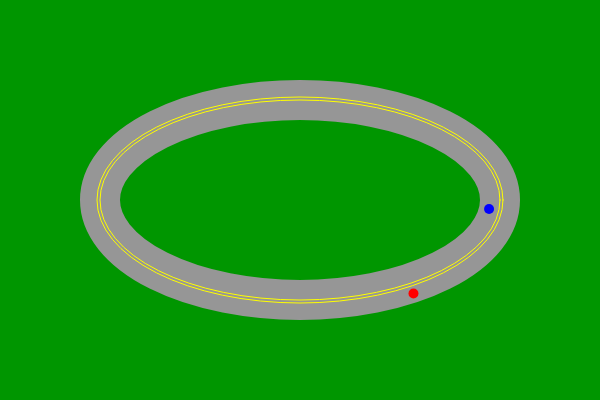
Frame 1 (no input)
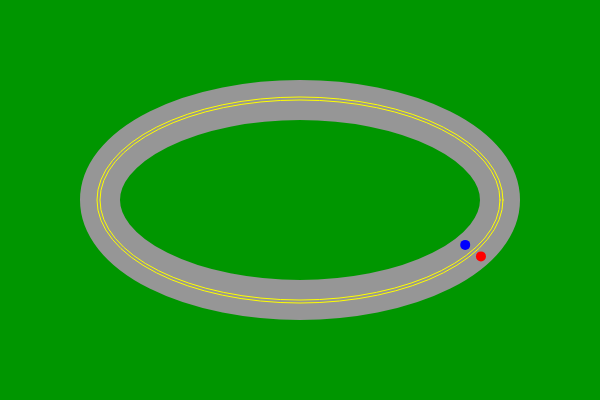
Frame 60 (no input)
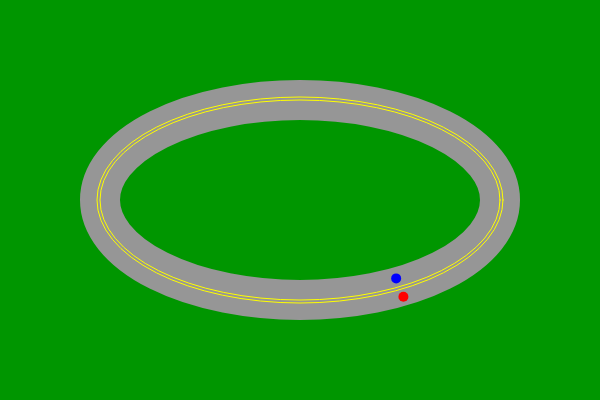
Frame 120 (the mouse pressed at the canvas centre since frame 60)

The p5.js sketch that drew these frames (run headless with seeded random() and noise() and a simulated clock; from frame 60 on, the mouse is pressed at the canvas centre):

// p5.js sketch
// ── sketch.js
let angle = 0.1;  
let angle2 = 1;
let x1 = 0;
//calculate the distance
//  let d = dist(x1, y1, x2, y2);
destX =0;
destY =0;
let x=0;
let y=0;

function setup() {
  // put setup code here
    createCanvas(600,400);
    
}

function draw() {
    background(0,150,0);
    
  let centreX = width / 2;
  let centreY = height / 2;
  let centreWidth = width / 2;
  let centreHeight = height / 2;
  let radius = 100;
  let x = radius * cos(angle);
  let y = radius * sin(angle);    
    
  let x2 = radius * cos(angle2);
  let y2 = radius * sin(angle2);     
  //let d = dist(x1, y1, x2, y2);
    
    
  ellipseMode(RADIUS);
  angleMode(DEGREES);

  //this is the circular track    
 strokeWeight(40);
  noFill();
  stroke(150);
  ellipse(300,200,200,100);
  
  //yellow stroke
  strokeWeight(1);
  stroke(255,255,0);
  ellipse(300, 200, 200, 100); 
  ellipse(300, 200, 203, 103) 
  
    
  //blue ellipse      
  fill(0,0,255);
  noStroke();   
  ellipse(1.9*x  + 300 , y/1.1 + 200, 5, 5);
  angle = angle + 0.5; 
    
  
  //blue ellipse      
  fill(255,0,0);
  noStroke();   
  ellipse(2.1*x2  + 300 , y2/0.9 + 200, 5, 5);
  angle2 = angle2 + 0.5;
//    
//      if(y < destY) { //key down
//            angle++;
//            
//        }
//        if(y > destY) { //key up
//            angle--;
//        }
//        if(x < destX) { //right key
//            angle++;
//        }
//        if(x > destX) { //left key
//            angle--;
//        }
  
}


function keyPressed() {
            if (keyCode == RIGHT_ARROW) {
               angle += 5; 
            }
            if (keyCode == LEFT_ARROW) {
               angle-= 5; 
            }
            if (keyCode == DOWN_ARROW) {
                angle += 5; 
            }
            if (keyCode == UP_ARROW) {
                angle -= 5; 
            }
//            if(dist(destX, destY, enemyX[i], enemyY[i]) < 10) {
//                enemyX[i] = random(width);
//                enemyY[i] = random(height);   
//            }
          
            
        }


//function keyPressed() {
//   //handleCollision();
//    if (keyCode == RIGHT_ARROW) {
//        ellipse
//    }
//    else if (keyCode == DOWN_ARROW) {
//        sprite2.setSpeed(2, 90);
//
//    }
//    else if (keyCode == LEFT_ARROW) {
//        sprite2.setSpeed(2, 180);
//
//    }
//    else if (keyCode == UP_ARROW) {
//        sprite2.setSpeed(2, 270);
//
//    }
//    else if (key == ' ') {
//        sprite2.setSpeed(0, 0);
//    }
//    return false;
//}
